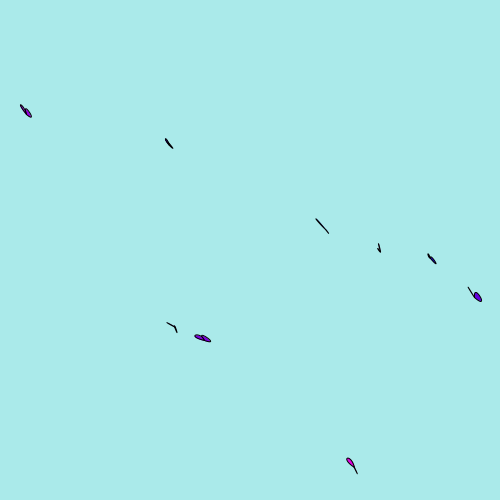
Frame 1 (no input)
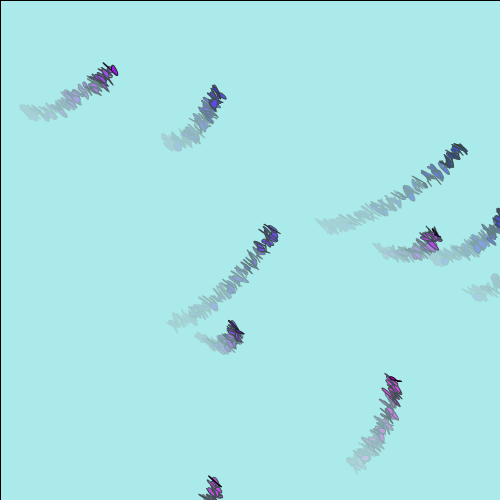
Frame 60 (the mouse pressed at the canvas centre just before this capture)
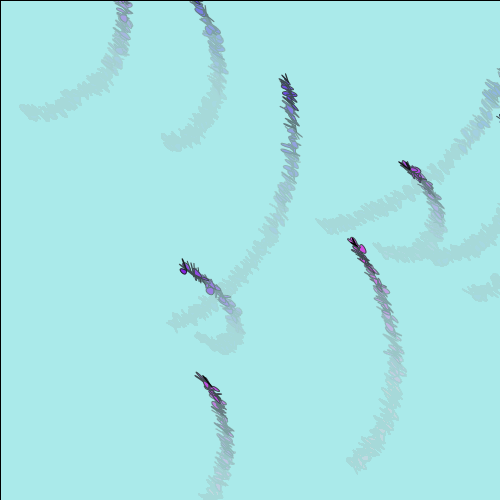
Frame 120 (the mouse held since frame 60 and released just before this capture)

The Processing sketch that drew these frames (run headless with seeded random() and noise(); from frame 60 on, the mouse is pressed at the canvas centre):

// Processing sketch: processing_152371
// ── processing_152371.pde

/*
 * Creative Coding
 * Week 3, 04 - spinning top: curved motion with sin() and cos()
 * by Indae Hwang and Jon McCormack
 * Copyright (c) 2014 Monash University
 *
 * This sketch is the first cut at translating the motion of a spinning top
 * to trace a drawing path. This sketch traces a path using sin() and cos()
 *
 */


float[] x;      // current drawing position
float[] y;
float[] dx;    // change in position at each frame
float[] dy;
float[] bx;
float[] by;
float[] ang;
float[] ang_inc;
int num = 10; //int(random (7,10));        // number of tops
int framewidth  =500;
int frameheight =500;
void setup() {
  size(500, 500);
    x= new float [num];
  y= new float [num];
  dx  = new float [num];
  dy= new float [num];
  bx= new float [num];
  by= new float [num];

  for (int i=0; i<num; i++) { 
    // initial position in the screen
    x[i] = random(framewidth);
    y[i] = random(frameheight);
    // dx and dy are the small change in position each frame
    dx[i] = random(-1, 1);
    dy[i] = random(-1, 1);
    background(#AAEAEA);
  }
}

void draw() {
  
   for (int i=0; i<num; i++) { 

    
    // as blend doesn't work in javascript, slowly fade the image over time
  if (frameCount%10 == 0) {
    fill(#AAEAEA, 10);
    rect(0, 0, width, height);
  }
    
    float rad = radians(frameCount);

    // calculate new position
    x[i] += dx[i];
    y[i] += dy[i];
   
    
    float max = 1;
    float min = -1;

    //When the shape hits the edge of the window, it reverses its direction and changes velocity
    if (x[i] > framewidth-50 || x[i] < 50) {
      dx[i] = dx[i] > 0 ? -random(min, max) : random(min, max);
    }

    if (y[i] > frameheight-50 || y[i] < 50) {
      dy[i] = dy[i] > 0 ? -random(min, max) : random(min, max);
    }

    bx[i] = x[i] + 100*sin(rad);
    by[i] = y[i] + 100*cos(rad);

    float radius = sin(rad*0.1);
    float handX  = bx[i] + radius * sin(rad*3);
    float handY  = by[i] + radius * cos(rad*3);
    
      fill( 25*i, 0 , 225);
      stroke(0);
      strokeWeight(1);
      bezier(bx[i], by[i], bx[i]+random(20), by[i]+ random(20), handX-random(20), handY-random(20), handX, handY);
      bezier(bx[i], by[i], bx[i]-random(20), by[i]-10, handX-random(20), handY-random(20), handX, handY);
    
  }
}


  
